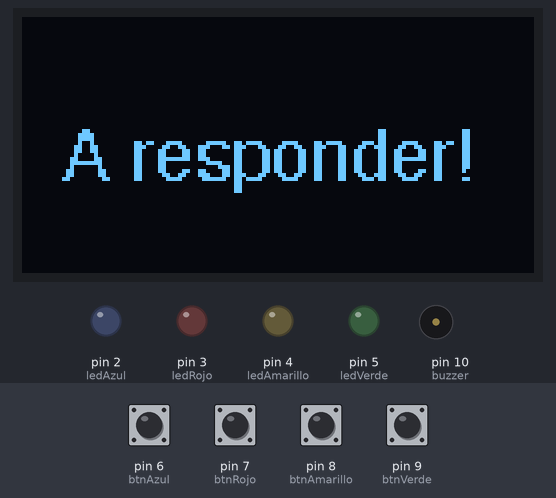
Bench run of a sketch on a simulated Arduino Uno, built with avr-gcc and run on an emulated ATmega328P. Shown: 128×64 one-colour display, output pins drawn as LEDs (lit = HIGH), buzzer (waves = sounding). The inputs (shaded band) are chosen by the test bench; at power-on: pin 6 (btnAzul), pin 7 (btnRojo), pin 8 (btnAmarillo), pin 9 (btnVerde) HIGH.

Above: at 3.2 s.
3.3 s: pin 6 (btnAzul) pulled LOW for 0.15 s
At 6.1 s:
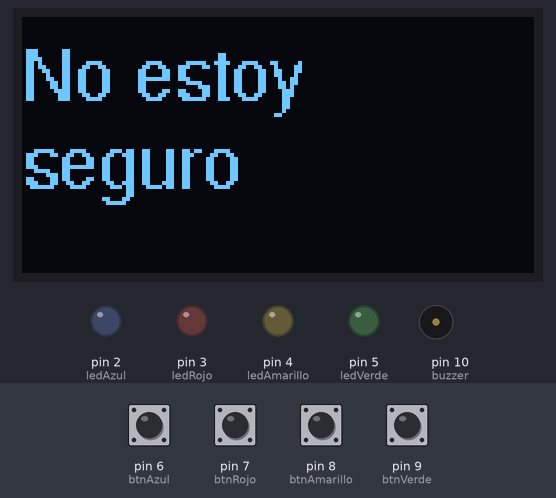
6.4 s: pin 7 (btnRojo) pulled LOW for 0.15 s
At 9.0 s:
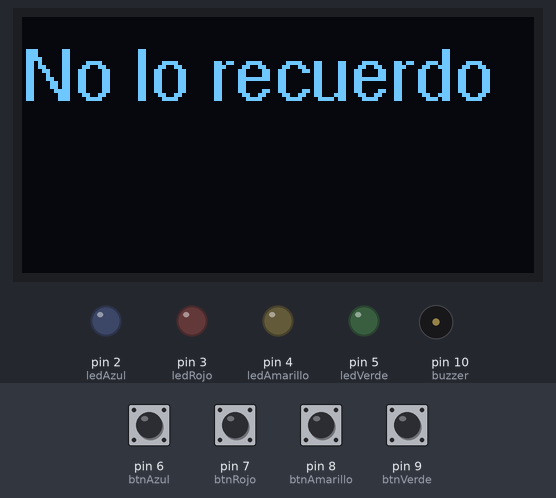
9.5 s: pin 8 (btnAmarillo) pulled LOW for 0.15 s
At 12.3 s:
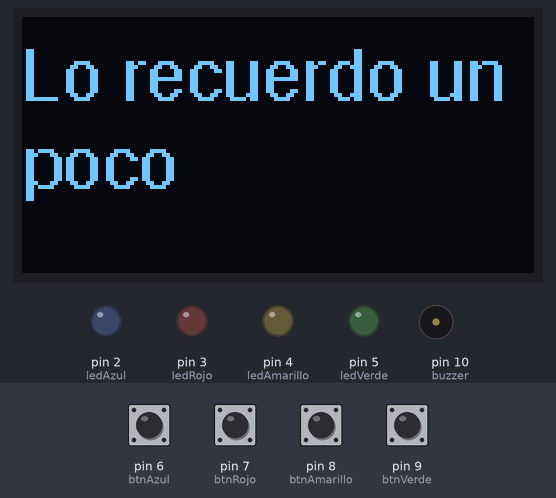
12.6 s: pin 9 (btnVerde) pulled LOW for 0.15 s
At 15.1 s:
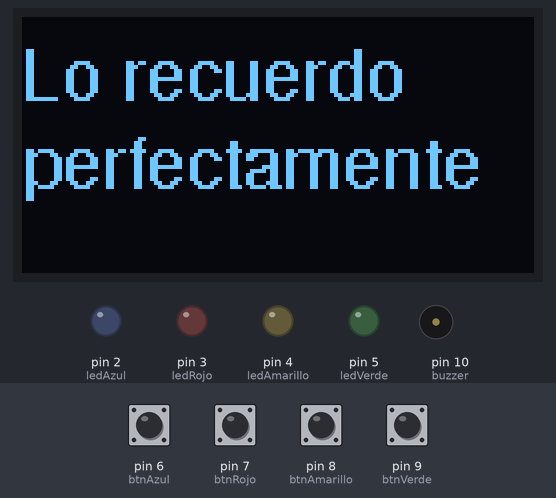
15.7 s: pin 6 (btnAzul) pulled LOW for 1 s
At 17.3 s:
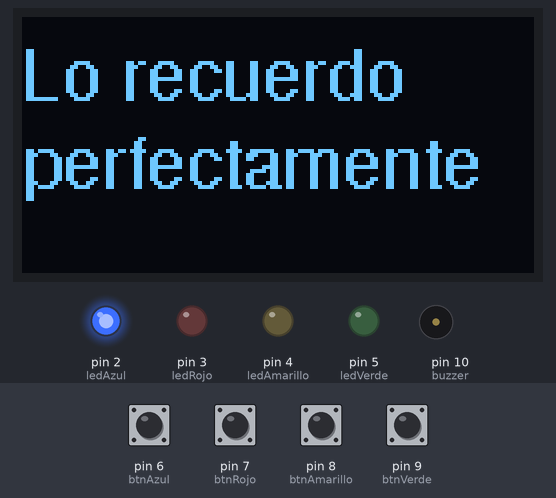
19.2 s: pin 8 (btnAmarillo) pulled LOW for 1 s
At 20.0 s:
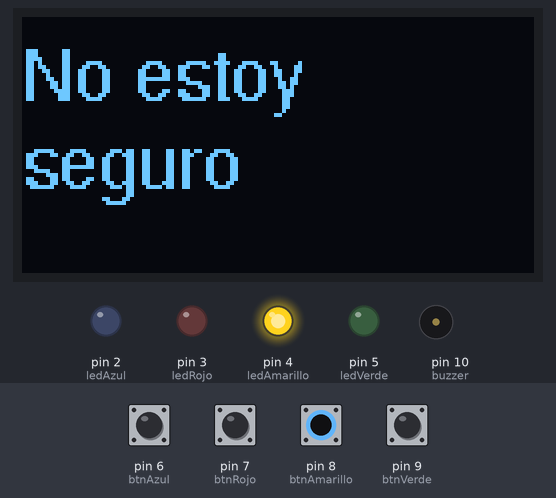
Timing chart, 0 to 22.7 s (numbered marks = the images above; inputs shaded):
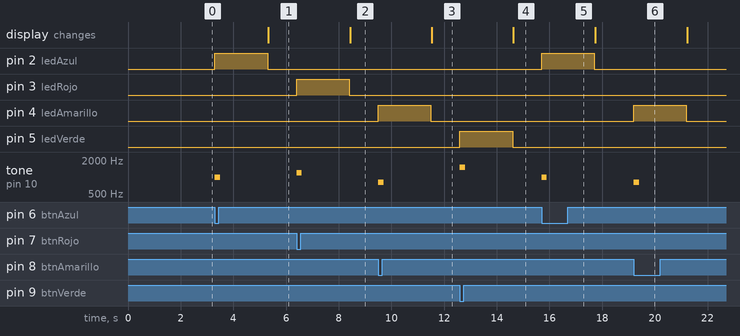

The sketch:

PREGUNTAS_ASILO.ino
```cpp
#include <Wire.h>
#include <Adafruit_GFX.h>
#include <Adafruit_SSD1306.h>
#include <Fonts/FreeSansBold12pt7b.h>
#include <Fonts/FreeSans9pt7b.h>   // incluir la fuente pequeña

// Fuentes elegantes
#include <Fonts/FreeSansBold18pt7b.h>
#include <Fonts/FreeMonoBold24pt7b.h>

// Configuración OLED
#define ANCHO 128
#define ALTO 64
Adafruit_SSD1306 display(ANCHO, ALTO, &Wire, -1);

// Pines LEDs
int ledAzul = 2;
int ledRojo = 3;
int ledAmarillo = 4;
int ledVerde = 5;

// Pines Botones
int btnAzul = 6;
int btnRojo = 7;
int btnAmarillo = 8;
int btnVerde = 9;

// Buzzer
int buzzer = 10;

void setup() {
  pinMode(ledAzul, OUTPUT);
  pinMode(ledRojo, OUTPUT);
  pinMode(ledAmarillo, OUTPUT);
  pinMode(ledVerde, OUTPUT);

  pinMode(btnAzul, INPUT_PULLUP);
  pinMode(btnRojo, INPUT_PULLUP);
  pinMode(btnAmarillo, INPUT_PULLUP);
  pinMode(btnVerde, INPUT_PULLUP);

  pinMode(buzzer, OUTPUT);

  // Inicializar OLED
  if(!display.begin(SSD1306_SWITCHCAPVCC, 0x3C)) {
    for(;;); // si falla, se queda aquí
  }
  display.clearDisplay();
  display.setFont(&FreeSans9pt7b);
  display.setTextColor(SSD1306_WHITE);
  display.setCursor(10,40);
  display.println("A responder!");
  display.display();
  delay(2000);
}

void loop() {
  // Azul
  if (digitalRead(btnAzul) == LOW) {
    digitalWrite(ledAzul, HIGH);
    tone(buzzer, 1000, 200);   // beep musical 1000 Hz, 200 ms
    delay(2000);
    digitalWrite(ledAzul, LOW);

    display.clearDisplay();
    display.setFont(&FreeSans9pt7b);
    display.setCursor(0,20);
    display.println("No estoy          seguro"); //AZUL
    display.display();
  }

  // Rojo
  if (digitalRead(btnRojo) == LOW) {
    digitalWrite(ledRojo, HIGH);
    tone(buzzer, 1200, 200);   // beep musical 1200 Hz
    delay(2000);
    digitalWrite(ledRojo, LOW);

    display.clearDisplay();
    display.setFont(&FreeSans9pt7b);
    display.setCursor(0,20);
    display.println("No lo recuerdo");  //ROJO
    display.display();
  }

  // Amarillo
  if (digitalRead(btnAmarillo) == LOW) {
    digitalWrite(ledAmarillo, HIGH);
    tone(buzzer, 800, 200);    // beep musical 800 Hz
    delay(2000);
    digitalWrite(ledAmarillo, LOW);

    display.clearDisplay();
    display.setFont(&FreeSans9pt7b);
    display.setCursor(0,20);
    display.println("Lo recuerdo un            poco");
    display.display();
  }

  // Verde
  if (digitalRead(btnVerde) == LOW) {
    digitalWrite(ledVerde, HIGH);
    tone(buzzer, 1500, 200);   // beep musical 1500 Hz
    delay(2000);
    digitalWrite(ledVerde, LOW);

    display.clearDisplay();
    display.setFont(&FreeSans9pt7b);
    display.setCursor(0,20);
    display.println("Lo recuerdo      perfectamente"); //VERDE
    display.display();
  }
}
```

Measured:
- after the input at 3.3 s, pin 2 (ledAzul): LOW → HIGH at once, → LOW 2.0 s later; tone on pin 10 (buzzer): silent → 1000 Hz at once, → silent 0.20 s later; the display: changes after 2.0 s (image 1)
- after the input at 6.4 s, pin 3 (ledRojo): LOW → HIGH at once, → LOW 2.0 s later; tone on pin 10 (buzzer): silent → 1200 Hz at once, → silent 0.20 s later; the display: changes after 2.0 s (image 2)
- after the input at 9.5 s, pin 4 (ledAmarillo): LOW → HIGH at once, → LOW 2.0 s later; tone on pin 10 (buzzer): silent → 800 Hz at once, → silent 0.20 s later; the display: changes after 2.0 s (image 3)
- after the input at 12.6 s, pin 5 (ledVerde): LOW → HIGH at once, → LOW 2.0 s later; tone on pin 10 (buzzer): silent → 1500 Hz at once, → silent 0.20 s later; the display: changes after 2.0 s (image 4)
- after the input at 15.7 s, pin 2 (ledAzul): LOW → HIGH at once, → LOW 2.0 s later; tone on pin 10 (buzzer): silent → 1000 Hz at once, → silent 0.20 s later
- after the input at 19.2 s, pin 4 (ledAmarillo): LOW → HIGH at once, → LOW 2.0 s later; tone on pin 10 (buzzer): silent → 800 Hz at once, → silent 0.20 s later
